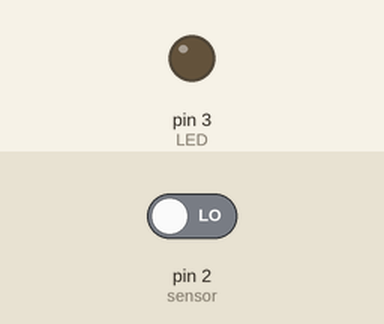
Bench run of a sketch on a simulated Arduino Uno, built with avr-gcc and run on an emulated ATmega328P. Parts: output pins drawn as LEDs (lit = HIGH). The inputs (shaded band) are chosen by the test bench; at power-on: pin 2 (sensor) LOW. What the sketch prints to the serial monitor is not drawn.

Above: at 1.2 s.
1.3 s: pin 2 (sensor) driven HIGH
At 1.8 s:
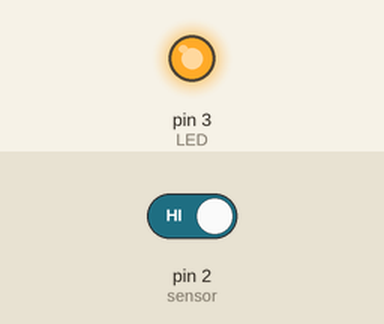
2.8 s: pin 2 (sensor) driven LOW
At 4.1 s:
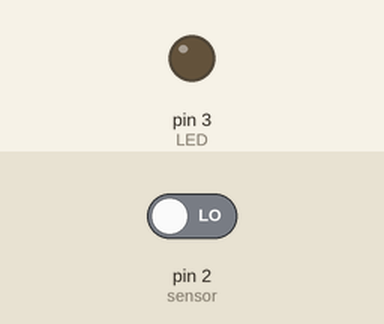
Timing chart, 0 to 5.8 s (numbered marks = the images above; inputs shaded):
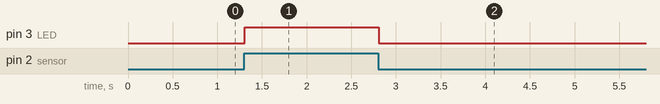

Measured:
- after the input at 1.3 s, pin 3 (LED): LOW → HIGH at once
- after the input at 2.8 s, pin 3 (LED): HIGH → LOW at once

The sketch:

watersensor.ino
```cpp
int LED = 3;
int sensor = 2;

void setup()
{
  pinMode(sensor,INPUT);
  pinMode(LED,OUTPUT);
  Serial.begin(9600);
}

void loop()
{


    int receive = digitalRead(sensor);
    Serial.println(receive);
    if ( receive == 1)
    {
      digitalWrite(LED, HIGH);
    }
    else
    {
      digitalWrite(LED, LOW);
    }

}
```
